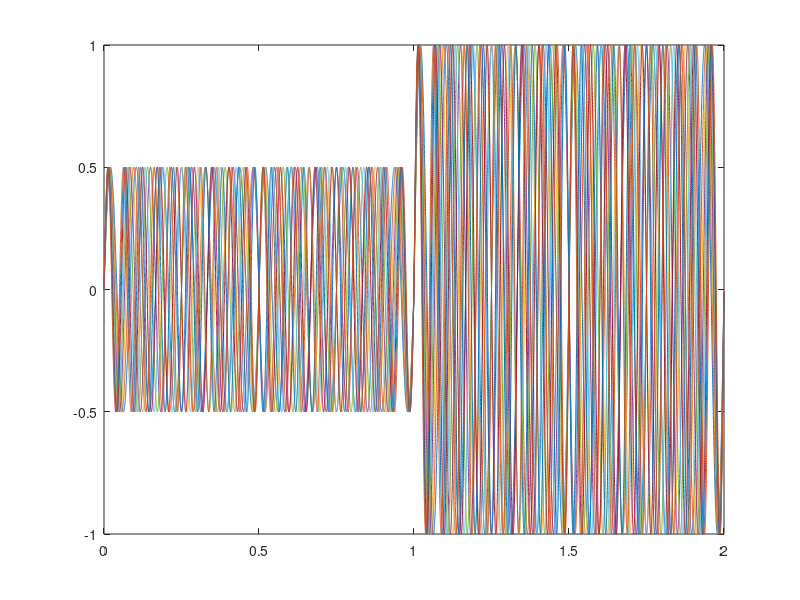
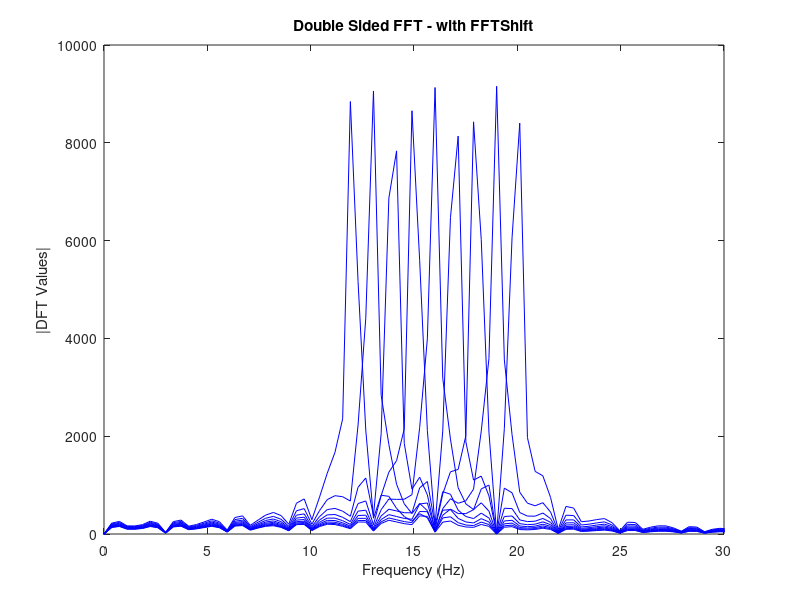
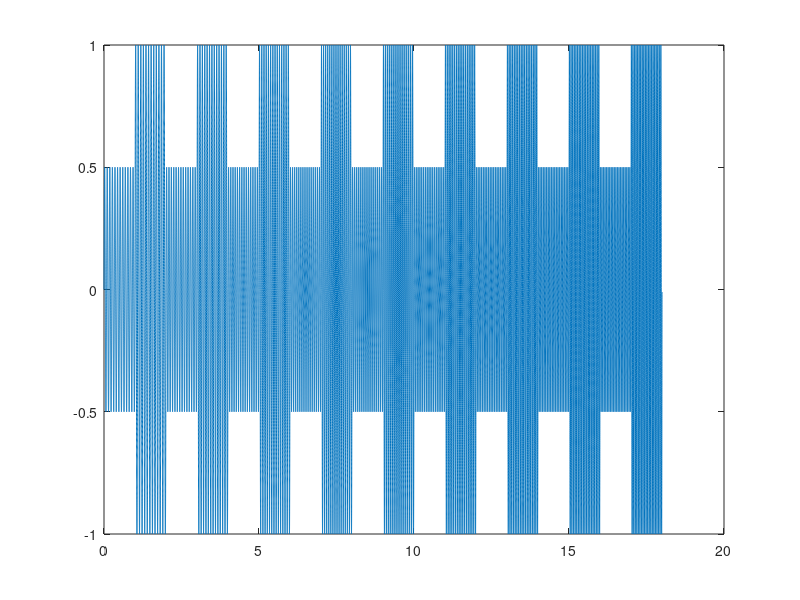
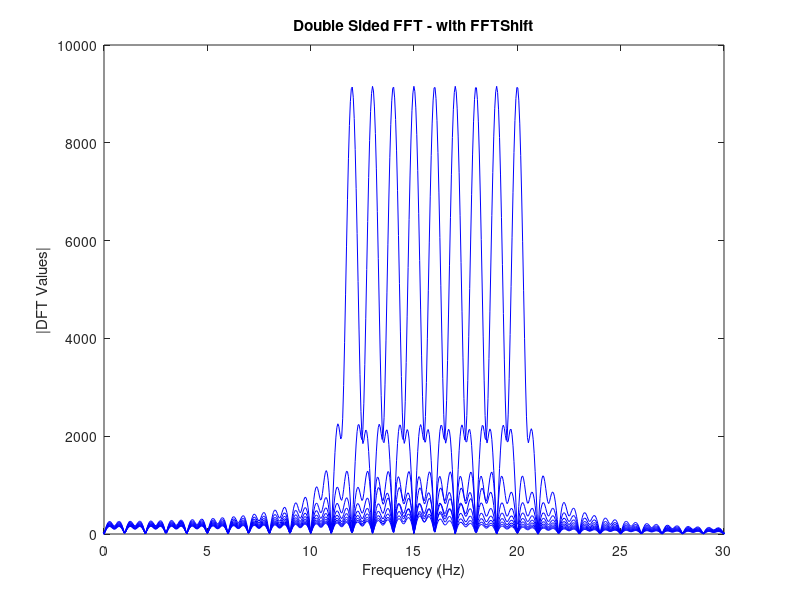

MATLAB code to generate these figures, in order: (Note: this script raises an error after producing the figures.)
%% 3-30-2018 - DJC generate sine waves to test TDT filtering abilities
% using white matter (c) output to bnc
% generate sine waves between 12 and 20

Fs = 12207; % sampling rate Hz


% time each frequency 
timeFreq = 2;
tTotal = timeFreq*Fs;

t=0:1/Fs:timeFreq;
t = t(1:end-1);
fVec = [12:20];
ampVec = [0.5,1]; % amplitude
ampVecLong = zeros(size(t));
ampVecLong(1:length(ampVecLong)/2) = ampVec(1);
ampVecLong(length(ampVecLong)/2+1:end) = ampVec(2);

%y=sin(2*pi*f*t);
reppedT = repmat(t,length(fVec),1)';
reppedF = repmat(fVec,tTotal,1);
reppedAmp = repmat(ampVecLong,length(fVec),1)';
%
y = reppedAmp.*sin(2*pi.*reppedF.*reppedT);
%
figure
plot(t,y)
%%
%y = y(t>32)
figure
p = nextpow2(length(y));
NFFT = 2^p;
X=fftshift(fft(y,NFFT));         
fVals=Fs*(-NFFT/2:NFFT/2-1)/NFFT;        
plot(fVals,abs(X),'b');      
title('Double Sided FFT - with FFTShift');       
xlabel('Frequency (Hz)')         
ylabel('|DFT Values|');
xlim([0 30])

%%
tTotal = 0:1/Fs:(timeFreq*length(fVec));
tTotal = tTotal(1:end-1);
yTotal = reshape(y,1,[]);

figure
plot(tTotal,yTotal)
%%
%y = y(t>32)
figure
p = nextpow2(length(yTotal));
NFFT = 2^p;
X=fftshift(fft(y,NFFT));         
fVals=Fs*(-NFFT/2:NFFT/2-1)/NFFT;        
plot(fVals,abs(X),'b');      
title('Double Sided FFT - with FFTShift');       
xlabel('Frequency (Hz)')         
ylabel('|DFT Values|');
xlim([0 30])

%%

figure
spectrogram(yTotal,[],[],[],Fs,'yaxis')
colormap bone
view(-45,65)
ylim([0 30e-3])

%%
audiowrite('sampleBeta.wav',yTotal,Fs)
